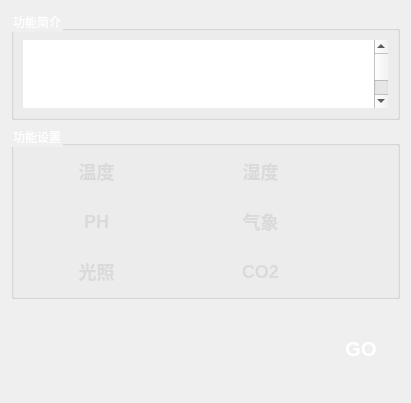
             <widget class="QWidget" name="page_2">
              <layout class="QVBoxLayout" name="verticalLayout_21" stretch="1,2,1">
               <item>
                <widget class="QGroupBox" name="groupBox_4">
                 <property name="styleSheet">
                  <string notr="true">#groupBox_4{
	
		color: rgb(255, 255, 255);
}</string>
                 </property>
                 <property name="title">
                  <string>功能简介</string>
                 </property>
                 <layout class="QVBoxLayout" name="verticalLayout_10">
                  <item>
                   <widget class="QTextBrowser" name="textBrowser">
                    <property name="styleSheet">
                     <string notr="true">border-style: solid;
border-width: 0px;
border-radius: 0px;
color: rgb(255, 255, 255);</string>
                    </property>
                    <property name="html">
                     <string>&lt;!DOCTYPE HTML PUBLIC &quot;-//W3C//DTD HTML 4.0//EN&quot; &quot;http://www.w3.org/TR/REC-html40/strict.dtd&quot;&gt;
&lt;html&gt;&lt;head&gt;&lt;meta name=&quot;qrichtext&quot; content=&quot;1&quot; /&gt;&lt;style type=&quot;text/css&quot;&gt;
p, li { white-space: pre-wrap; }
&lt;/style&gt;&lt;/head&gt;&lt;body style=&quot; font-family:'SimSun'; font-size:9pt; font-weight:400; font-style:normal;&quot;&gt;
&lt;p style=&quot; margin-top:0px; margin-bottom:0px; margin-left:0px; margin-right:0px; -qt-block-indent:0; text-indent:0px;&quot;&gt;&lt;span style=&quot; font-size:18pt;&quot;&gt;通过传感器获得温室参数，可视化温室状态，便  于管理者实时管理温室设施&lt;/span&gt;&lt;/p&gt;&lt;/body&gt;&lt;/html&gt;</string>
                    </property>
                   </widget>
                  </item>
                 </layout>
                </widget>
               </item>
               <item>
                <widget class="QGroupBox" name="groupBox_5">
                 <property name="styleSheet">
                  <string notr="true">#groupBox_5{
	color: rgb(255, 255, 255);
}
QPushButton{font-family: &quot;Microsoft YaHei&quot;;
font-size: 14px;
font-weight: bold;
color:white;
text-align: center center;
padding-left: 5px;
padding-right: 5px;
padding-top: 4px;
padding-bottom: 4px;
border-style: solid;
border-width: 0px;
border-color: rgba(255, 255, 255, 255);
border-radius: 3px;
background-color: rgba(200, 200, 200,0);}

QPushButton:focus{outline: none;}

QPushButton::pressed{font-family: &quot;Microsoft YaHei&quot;;
                     font-size: 14px;
                     font-weight: bold;
                     color:rgb(200,200,200);
                     text-align: center center;
                     padding-left: 5px;
                     padding-right: 5px;
                     padding-top: 4px;
                     padding-bottom: 4px;
                     border-style: solid;
                     border-width: 0px;
                     border-color: rgba(255, 255, 255, 255);
                     border-radius: 3px;
                     background-color:  #bf513b;}

QPushButton::disabled{font-family: &quot;Microsoft YaHei&quot;;
                     font-size: 14px;
                     font-weight: bold;
                     color:rgb(200,200,200);
                     text-align: center center;
                     padding-left: 5px;
                     padding-right: 5px;
                     padding-top: 4px;
                     padding-bottom: 4px;
                     border-style: solid;
                     border-width: 0px;
                     border-color: rgba(255, 255, 255, 255);
                     border-radius: 3px;
                     background-color:  #bf513b;}
QPushButton::hover {
border-style: solid;
border-width: 0px;
border-radius: 0px;
background-color: rgba(48,148,243,80);}

QLabel{
		font-size: 18px;
	font-family: &quot;Microsoft YaHei&quot;;
	font-weight: bold;
 		border-radius:9px;
		background:rgba(66, 195, 255, 0);
color: rgb(218, 218, 218);
}</string>
                 </property>
                 <property name="title">
                  <string>功能设置</string>
                 </property>
                 <layout class="QGridLayout" name="gridLayout_3" columnstretch="1,2,1,2,1">
                  <property name="leftMargin">
                   <number>0</number>
                  </property>
                  <property name="topMargin">
                   <number>0</number>
                  </property>
                  <property name="rightMargin">
                   <number>0</number>
                  </property>
                  <property name="bottomMargin">
                   <number>0</number>
                  </property>
                  <property name="spacing">
                   <number>0</number>
                  </property>
                  <item row="0" column="0">
                   <spacer name="horizontalSpacer_14">
                    <property name="orientation">
                     <enum>Qt::Horizontal</enum>
                    </property>
                    <property name="sizeHint" stdset="0">
                     <size>
                      <width>71</width>
                      <height>20</height>
                     </size>
                    </property>
                   </spacer>
                  </item>
                  <item row="0" column="1">
                   <layout class="QHBoxLayout" name="horizontalLayout_20">
                    <item>
                     <widget class="QLabel" name="label_28">
                      <property name="text">
                       <string>温度</string>
                      </property>
                      <property name="alignment">
                       <set>Qt::AlignCenter</set>
                      </property>
                     </widget>
                    </item>
                    <item>
                     <widget class="QPushButton" name="pushButton_phchuan_11">
                      <property name="sizePolicy">
                       <sizepolicy hsizetype="Minimum" vsizetype="Preferred">
                        <horstretch>0</horstretch>
                        <verstretch>0</verstretch>
                       </sizepolicy>
                      </property>
                      <property name="text">
                       <string/>
                      </property>
                      <property name="icon">
                       <iconset resource="img_ui.qrc">
                        <normaloff>:/icon/img_icon/开关 关.png</normaloff>
                        <normalon>:/icon/img_icon/开关 开.png</normalon>
                        <disabledoff>:/icon/img_icon/开关 关.png</disabledoff>
                        <disabledon>:/icon/img_icon/开关 开.png</disabledon>
                        <activeoff>:/icon/img_icon/开关 关.png</activeoff>
                        <activeon>:/icon/img_icon/开关 开.png</activeon>
                        <selectedoff>:/icon/img_icon/开关 关.png</selectedoff>
                        <selectedon>:/icon/img_icon/开关 开.png</selectedon>:/icon/img_icon/开关 关.png</iconset>
                      </property>
                      <property name="iconSize">
                       <size>
                        <width>43</width>
                        <height>34</height>
                       </size>
                      </property>
                      <property name="checkable">
                       <bool>true</bool>
                      </property>
                     </widget>
                    </item>
                   </layout>
                  </item>
                  <item row="0" column="2">
                   <spacer name="horizontalSpacer_18">
                    <property name="orientation">
                     <enum>Qt::Horizontal</enum>
                    </property>
                    <property name="sizeHint" stdset="0">
                     <size>
                      <width>70</width>
                      <height>20</height>
                     </size>
                    </property>
                   </spacer>
                  </item>
                  <item row="0" column="3">
                   <layout class="QHBoxLayout" name="horizontalLayout_23">
                    <item>
                     <widget class="QLabel" name="label_33">
                      <property name="text">
                       <string>湿度</string>
                      </property>
                      <property name="alignment">
                       <set>Qt::AlignCenter</set>
                      </property>
                     </widget>
                    </item>
                    <item>
                     <widget class="QPushButton" name="pushButton_phchuan_10">
                      <property name="sizePolicy">
                       <sizepolicy hsizetype="Minimum" vsizetype="Preferred">
                        <horstretch>0</horstretch>
                        <verstretch>0</verstretch>
                       </sizepolicy>
                      </property>
                      <property name="text">
                       <string/>
                      </property>
                      <property name="icon">
                       <iconset resource="img_ui.qrc">
                        <normaloff>:/icon/img_icon/开关 关.png</normaloff>
                        <normalon>:/icon/img_icon/开关 开.png</normalon>
                        <disabledoff>:/icon/img_icon/开关 关.png</disabledoff>
                        <disabledon>:/icon/img_icon/开关 开.png</disabledon>
                        <activeoff>:/icon/img_icon/开关 关.png</activeoff>
                        <activeon>:/icon/img_icon/开关 开.png</activeon>
                        <selectedoff>:/icon/img_icon/开关 关.png</selectedoff>
                        <selectedon>:/icon/img_icon/开关 开.png</selectedon>:/icon/img_icon/开关 关.png</iconset>
                      </property>
                      <property name="iconSize">
                       <size>
                        <width>43</width>
                        <height>34</height>
                       </size>
                      </property>
                      <property name="checkable">
                       <bool>true</bool>
                      </property>
                     </widget>
                    </item>
                   </layout>
                  </item>
                  <item row="0" column="4">
                   <spacer name="horizontalSpacer_22">
                    <property name="orientation">
                     <enum>Qt::Horizontal</enum>
                    </property>
                    <property name="sizeHint" stdset="0">
                     <size>
                      <width>71</width>
                      <height>20</height>
                     </size>
                    </property>
                   </spacer>
                  </item>
                  <item row="1" column="0">
                   <spacer name="horizontalSpacer_15">
                    <property name="orientation">
                     <enum>Qt::Horizontal</enum>
                    </property>
                    <property name="sizeHint" stdset="0">
                     <size>
                      <width>71</width>
                      <height>20</height>
                     </size>
                    </property>
                   </spacer>
                  </item>
                  <item row="1" column="1">
                   <layout class="QHBoxLayout" name="horizontalLayout_21">
                    <item>
                     <widget class="QLabel" name="label_29">
                      <property name="text">
                       <string>PH</string>
                      </property>
                      <property name="alignment">
                       <set>Qt::AlignCenter</set>
                      </property>
                     </widget>
                    </item>
                    <item>
                     <widget class="QPushButton" name="pushButton_phchuan_7">
                      <property name="sizePolicy">
                       <sizepolicy hsizetype="Minimum" vsizetype="Preferred">
                        <horstretch>0</horstretch>
                        <verstretch>0</verstretch>
                       </sizepolicy>
                      </property>
                      <property name="text">
                       <string/>
                      </property>
                      <property name="icon">
                       <iconset resource="img_ui.qrc">
                        <normaloff>:/icon/img_icon/开关 关.png</normaloff>
                        <normalon>:/icon/img_icon/开关 开.png</normalon>
                        <disabledoff>:/icon/img_icon/开关 关.png</disabledoff>
                        <disabledon>:/icon/img_icon/开关 开.png</disabledon>
                        <activeoff>:/icon/img_icon/开关 关.png</activeoff>
                        <activeon>:/icon/img_icon/开关 开.png</activeon>
                        <selectedoff>:/icon/img_icon/开关 关.png</selectedoff>
                        <selectedon>:/icon/img_icon/开关 开.png</selectedon>:/icon/img_icon/开关 关.png</iconset>
                      </property>
                      <property name="iconSize">
                       <size>
                        <width>43</width>
                        <height>34</height>
                       </size>
                      </property>
                      <property name="checkable">
                       <bool>true</bool>
                      </property>
                     </widget>
                    </item>
                   </layout>
                  </item>
                  <item row="1" column="2">
                   <spacer name="horizontalSpacer_17">
                    <property name="orientation">
                     <enum>Qt::Horizontal</enum>
                    </property>
                    <property name="sizeHint" stdset="0">
                     <size>
                      <width>70</width>
                      <height>20</height>
                     </size>
                    </property>
                   </spacer>
                  </item>
                  <item row="1" column="3">
                   <layout class="QHBoxLayout" name="horizontalLayout_24">
                    <item>
                     <widget class="QLabel" name="label_32">
                      <property name="text">
                       <string>气象</string>
                      </property>
                      <property name="alignment">
                       <set>Qt::AlignCenter</set>
                      </property>
                     </widget>
                    </item>
                    <item>
                     <widget class="QPushButton" name="pushButton_phchuan_6">
                      <property name="sizePolicy">
                       <sizepolicy hsizetype="Minimum" vsizetype="Preferred">
                        <horstretch>0</horstretch>
                        <verstretch>0</verstretch>
                       </sizepolicy>
                      </property>
                      <property name="text">
                       <string/>
                      </property>
                      <property name="icon">
                       <iconset resource="img_ui.qrc">
                        <normaloff>:/icon/img_icon/开关 关.png</normaloff>
                        <normalon>:/icon/img_icon/开关 开.png</normalon>
                        <disabledoff>:/icon/img_icon/开关 关.png</disabledoff>
                        <disabledon>:/icon/img_icon/开关 开.png</disabledon>
                        <activeoff>:/icon/img_icon/开关 关.png</activeoff>
                        <activeon>:/icon/img_icon/开关 开.png</activeon>
                        <selectedoff>:/icon/img_icon/开关 关.png</selectedoff>
                        <selectedon>:/icon/img_icon/开关 开.png</selectedon>:/icon/img_icon/开关 关.png</iconset>
                      </property>
                      <property name="iconSize">
                       <size>
                        <width>43</width>
                        <height>34</height>
                       </size>
                      </property>
                      <property name="checkable">
                       <bool>true</bool>
                      </property>
                     </widget>
                    </item>
                   </layout>
                  </item>
                  <item row="1" column="4">
                   <spacer name="horizontalSpacer_20">
                    <property name="orientation">
                     <enum>Qt::Horizontal</enum>
                    </property>
                    <property name="sizeHint" stdset="0">
                     <size>
                      <width>71</width>
                      <height>20</height>
                     </size>
                    </property>
                   </spacer>
                  </item>
                  <item row="2" column="0">
                   <spacer name="horizontalSpacer_16">
                    <property name="orientation">
                     <enum>Qt::Horizontal</enum>
                    </property>
                    <property name="sizeHint" stdset="0">
                     <size>
                      <width>71</width>
                      <height>20</height>
                     </size>
                    </property>
                   </spacer>
                  </item>
                  <item row="2" column="1">
                   <layout class="QHBoxLayout" name="horizontalLayout_22">
                    <item>
                     <widget class="QLabel" name="label_30">
                      <property name="text">
                       <string>光照</string>
                      </property>
                      <property name="alignment">
                       <set>Qt::AlignCenter</set>
                      </property>
                     </widget>
                    </item>
                    <item>
                     <widget class="QPushButton" name="pushButton_phchuan_8">
                      <property name="sizePolicy">
                       <sizepolicy hsizetype="Minimum" vsizetype="Preferred">
                        <horstretch>0</horstretch>
                        <verstretch>0</verstretch>
                       </sizepolicy>
                      </property>
                      <property name="text">
                       <string/>
                      </property>
                      <property name="icon">
                       <iconset resource="img_ui.qrc">
                        <normaloff>:/icon/img_icon/开关 关.png</normaloff>
                        <normalon>:/icon/img_icon/开关 开.png</normalon>
                        <disabledoff>:/icon/img_icon/开关 关.png</disabledoff>
                        <disabledon>:/icon/img_icon/开关 开.png</disabledon>
                        <activeoff>:/icon/img_icon/开关 关.png</activeoff>
                        <activeon>:/icon/img_icon/开关 开.png</activeon>
                        <selectedoff>:/icon/img_icon/开关 关.png</selectedoff>
                        <selectedon>:/icon/img_icon/开关 开.png</selectedon>:/icon/img_icon/开关 关.png</iconset>
                      </property>
                      <property name="iconSize">
                       <size>
                        <width>43</width>
                        <height>34</height>
                       </size>
                      </property>
                      <property name="checkable">
                       <bool>true</bool>
                      </property>
                     </widget>
                    </item>
                   </layout>
                  </item>
                  <item row="2" column="2">
                   <spacer name="horizontalSpacer_19">
                    <property name="orientation">
                     <enum>Qt::Horizontal</enum>
                    </property>
                    <property name="sizeHint" stdset="0">
                     <size>
                      <width>70</width>
                      <height>20</height>
                     </size>
                    </property>
                   </spacer>
                  </item>
                  <item row="2" column="3">
                   <layout class="QHBoxLayout" name="horizontalLayout_25">
                    <item>
                     <widget class="QLabel" name="label_31">
                      <property name="text">
                       <string>CO2</string>
                      </property>
                      <property name="alignment">
                       <set>Qt::AlignCenter</set>
                      </property>
                     </widget>
                    </item>
                    <item>
                     <widget class="QPushButton" name="pushButton_phchuan_9">
                      <property name="sizePolicy">
                       <sizepolicy hsizetype="Minimum" vsizetype="Preferred">
                        <horstretch>0</horstretch>
                        <verstretch>0</verstretch>
                       </sizepolicy>
                      </property>
                      <property name="text">
                       <string/>
                      </property>
                      <property name="icon">
                       <iconset resource="img_ui.qrc">
                        <normaloff>:/icon/img_icon/开关 关.png</normaloff>
                        <normalon>:/icon/img_icon/开关 开.png</normalon>
                        <disabledoff>:/icon/img_icon/开关 关.png</disabledoff>
                        <disabledon>:/icon/img_icon/开关 开.png</disabledon>
                        <activeoff>:/icon/img_icon/开关 关.png</activeoff>
                        <activeon>:/icon/img_icon/开关 开.png</activeon>
                        <selectedoff>:/icon/img_icon/开关 关.png</selectedoff>
                        <selectedon>:/icon/img_icon/开关 开.png</selectedon>:/icon/img_icon/开关 关.png</iconset>
                      </property>
                      <property name="iconSize">
                       <size>
                        <width>43</width>
                        <height>34</height>
                       </size>
                      </property>
                      <property name="checkable">
                       <bool>true</bool>
                      </property>
                     </widget>
                    </item>
                   </layout>
                  </item>
                  <item row="2" column="4">
                   <spacer name="horizontalSpacer_21">
                    <property name="orientation">
                     <enum>Qt::Horizontal</enum>
                    </property>
                    <property name="sizeHint" stdset="0">
                     <size>
                      <width>71</width>
                      <height>20</height>
                     </size>
                    </property>
                   </spacer>
                  </item>
                 </layout>
                </widget>
               </item>
               <item>
                <layout class="QHBoxLayout" name="horizontalLayout_27" stretch="4,1">
                 <item>
                  <spacer name="horizontalSpacer_23">
                   <property name="orientation">
                    <enum>Qt::Horizontal</enum>
                   </property>
                   <property name="sizeHint" stdset="0">
                    <size>
                     <width>40</width>
                     <height>20</height>
                    </size>
                   </property>
                  </spacer>
                 </item>
                 <item>
                  <widget class="QPushButton" name="pushButton_wenshigo">
                   <property name="sizePolicy">
                    <sizepolicy hsizetype="Preferred" vsizetype="Preferred">
                     <horstretch>0</horstretch>
                     <verstretch>0</verstretch>
                    </sizepolicy>
                   </property>
                   <property name="styleSheet">
                    <string notr="true">QPushButton{font-family: &quot;Microsoft YaHei&quot;;
font-size: 20px;
font-weight: bold;
color:white;
text-align: center center;
padding-left: 5px;
padding-right: 5px;
padding-top: 4px;
padding-bottom: 4px;
border-style: solid;
border-width: 0px;
border-color: rgba(255, 255, 255, 255);
border-radius: 3px;
background-color: rgba(200, 200, 200,0);}

QPushButton:focus{outline: none;}

QPushButton::pressed{font-family: &quot;Microsoft YaHei&quot;;
                     font-size: 14px;
                     font-weight: bold;
                     color:rgb(200,200,200);
                     text-align: center center;
                     padding-left: 5px;
                     padding-right: 5px;
                     padding-top: 4px;
                     padding-bottom: 4px;
                     border-style: solid;
                     border-width: 0px;
                     border-color: rgba(255, 255, 255, 255);
                     border-radius: 3px;
                     background-color:  #bf513b;}

QPushButton::disabled{font-family: &quot;Microsoft YaHei&quot;;
                     font-size: 14px;
                     font-weight: bold;
                     color:rgb(200,200,200);
                     text-align: center center;
                     padding-left: 5px;
                     padding-right: 5px;
                     padding-top: 4px;
                     padding-bottom: 4px;
                     border-style: solid;
                     border-width: 0px;
                     border-color: rgba(255, 255, 255, 255);
                     border-radius: 3px;
                     background-color:  #bf513b;}
QPushButton::hover {
border-style: solid;
border-width: 0px;
border-radius: 0px;
background-color: rgba(48,148,243,80);}
</string>
                   </property>
                   <property name="text">
                    <string>GO</string>
                   </property>
                  </widget>
                 </item>
                </layout>
               </item>
              </layout>
             </widget>
